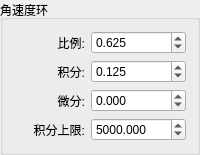
            <widget class="QGroupBox" name="groupBox_19">
             <property name="title">
              <string>角速度环</string>
             </property>
             <layout class="QHBoxLayout" name="horizontalLayout_44">
              <item>
               <layout class="QVBoxLayout" name="verticalLayout_49">
                <item>
                 <widget class="QLabel" name="label_63">
                  <property name="sizePolicy">
                   <sizepolicy hsizetype="Preferred" vsizetype="Preferred">
                    <horstretch>0</horstretch>
                    <verstretch>0</verstretch>
                   </sizepolicy>
                  </property>
                  <property name="text">
                   <string>比例:</string>
                  </property>
                  <property name="alignment">
                   <set>Qt::AlignRight|Qt::AlignTrailing|Qt::AlignVCenter</set>
                  </property>
                 </widget>
                </item>
                <item>
                 <widget class="QLabel" name="label_64">
                  <property name="sizePolicy">
                   <sizepolicy hsizetype="Preferred" vsizetype="Preferred">
                    <horstretch>0</horstretch>
                    <verstretch>0</verstretch>
                   </sizepolicy>
                  </property>
                  <property name="text">
                   <string>积分:</string>
                  </property>
                  <property name="alignment">
                   <set>Qt::AlignRight|Qt::AlignTrailing|Qt::AlignVCenter</set>
                  </property>
                 </widget>
                </item>
                <item>
                 <widget class="QLabel" name="label_65">
                  <property name="sizePolicy">
                   <sizepolicy hsizetype="Preferred" vsizetype="Preferred">
                    <horstretch>0</horstretch>
                    <verstretch>0</verstretch>
                   </sizepolicy>
                  </property>
                  <property name="text">
                   <string>微分:</string>
                  </property>
                  <property name="alignment">
                   <set>Qt::AlignRight|Qt::AlignTrailing|Qt::AlignVCenter</set>
                  </property>
                 </widget>
                </item>
                <item>
                 <widget class="QLabel" name="label_66">
                  <property name="sizePolicy">
                   <sizepolicy hsizetype="Preferred" vsizetype="Preferred">
                    <horstretch>0</horstretch>
                    <verstretch>0</verstretch>
                   </sizepolicy>
                  </property>
                  <property name="text">
                   <string>积分上限:</string>
                  </property>
                  <property name="alignment">
                   <set>Qt::AlignRight|Qt::AlignTrailing|Qt::AlignVCenter</set>
                  </property>
                 </widget>
                </item>
               </layout>
              </item>
              <item>
               <layout class="QVBoxLayout" name="verticalLayout_50">
                <item>
                 <widget class="QDoubleSpinBox" name="doubleSpinBox_angle_speed_p">
                  <property name="sizePolicy">
                   <sizepolicy hsizetype="Preferred" vsizetype="Fixed">
                    <horstretch>0</horstretch>
                    <verstretch>0</verstretch>
                   </sizepolicy>
                  </property>
                  <property name="decimals">
                   <number>3</number>
                  </property>
                  <property name="minimum">
                   <double>-99999999.000000000000000</double>
                  </property>
                  <property name="maximum">
                   <double>99999999.000000000000000</double>
                  </property>
                  <property name="value">
                   <double>0.625000000000000</double>
                  </property>
                 </widget>
                </item>
                <item>
                 <widget class="QDoubleSpinBox" name="doubleSpinBox_angle_speed_i">
                  <property name="sizePolicy">
                   <sizepolicy hsizetype="Preferred" vsizetype="Fixed">
                    <horstretch>0</horstretch>
                    <verstretch>0</verstretch>
                   </sizepolicy>
                  </property>
                  <property name="decimals">
                   <number>3</number>
                  </property>
                  <property name="minimum">
                   <double>-99999999.000000000000000</double>
                  </property>
                  <property name="maximum">
                   <double>99999999.000000000000000</double>
                  </property>
                  <property name="value">
                   <double>0.125000000000000</double>
                  </property>
                 </widget>
                </item>
                <item>
                 <widget class="QDoubleSpinBox" name="doubleSpinBox_angle_speed_d">
                  <property name="sizePolicy">
                   <sizepolicy hsizetype="Preferred" vsizetype="Fixed">
                    <horstretch>0</horstretch>
                    <verstretch>0</verstretch>
                   </sizepolicy>
                  </property>
                  <property name="decimals">
                   <number>3</number>
                  </property>
                  <property name="minimum">
                   <double>-99999999.000000000000000</double>
                  </property>
                  <property name="maximum">
                   <double>99999999.000000000000000</double>
                  </property>
                 </widget>
                </item>
                <item>
                 <widget class="QDoubleSpinBox" name="doubleSpinBox_angle_speed_max_total_integral">
                  <property name="sizePolicy">
                   <sizepolicy hsizetype="Preferred" vsizetype="Fixed">
                    <horstretch>0</horstretch>
                    <verstretch>0</verstretch>
                   </sizepolicy>
                  </property>
                  <property name="decimals">
                   <number>3</number>
                  </property>
                  <property name="minimum">
                   <double>-99999999.000000000000000</double>
                  </property>
                  <property name="maximum">
                   <double>99999999.000000000000000</double>
                  </property>
                  <property name="value">
                   <double>5000.000000000000000</double>
                  </property>
                 </widget>
                </item>
               </layout>
              </item>
             </layout>
            </widget>
